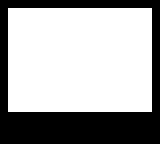

A 2D game scene composited from a Tiled map and its tileset images. What follows is a short description and the map's XML, with every tile layer's data as written:
An orthogonal 20x18 tile map with 8x8 px tiles, 3 tile layers (Background, Collision, Foreground).

<map version="1.0" orientation="orthogonal" width="20" height="18" tilewidth="8" tileheight="8">
 <tileset firstgid="1" name="4-color-tileset" tilewidth="8" tileheight="8">
  <image source="4-color-tileset.png" width="32" height="8" />
 </tileset>
 <layer name="Background" width="20" height="18">
  <data encoding="csv">
1,1,1,1,1,1,1,1,1,1,1,1,1,1,1,1,1,1,1,1,
1,1,1,1,1,1,1,1,1,1,1,1,1,1,1,1,1,1,1,1,
1,1,1,1,1,1,1,1,1,1,1,1,1,1,1,1,1,1,1,1,
1,1,1,1,1,1,1,1,1,1,1,1,1,1,1,1,1,1,1,1,
1,1,1,1,1,1,1,1,1,1,1,1,1,1,1,1,1,1,1,1,
1,1,1,1,1,1,1,1,1,1,1,1,1,1,1,1,1,1,1,1,
1,1,1,1,1,1,1,1,1,1,1,1,1,1,1,1,1,1,1,1,
1,1,1,1,1,1,1,1,1,1,1,1,1,1,1,1,1,1,1,1,
1,1,1,1,1,1,1,1,1,1,1,1,1,1,1,1,1,1,1,1,
1,1,1,1,1,1,1,1,1,1,1,1,1,1,1,1,1,1,1,1,
1,1,1,1,1,1,1,1,1,1,1,1,1,1,1,1,1,1,1,1,
1,1,1,1,1,1,1,1,1,1,1,1,1,1,1,1,1,1,1,1,
1,1,1,1,1,1,1,1,1,1,1,1,1,1,1,1,1,1,1,1,
1,1,1,1,1,1,1,1,1,1,1,1,1,1,1,1,1,1,1,1,
1,1,1,1,1,1,1,1,1,1,1,1,1,1,1,1,1,1,1,1,
1,1,1,1,1,1,1,1,1,1,1,1,1,1,1,1,1,1,1,1,
1,1,1,1,1,1,1,1,1,1,1,1,1,1,1,1,1,1,1,1,
1,1,1,1,1,1,1,1,1,1,1,1,1,1,1,1,1,1,1,1
</data>
 </layer>
 <layer name="Collision" width="20" height="18">
  <data encoding="csv">
2,2,2,2,2,2,2,2,2,2,2,2,2,2,2,2,2,2,2,2,
2,0,0,0,0,0,0,0,0,0,0,0,0,0,0,0,0,0,0,2,
2,0,0,0,0,0,0,0,0,0,0,0,0,0,0,0,0,0,0,2,
2,0,0,0,0,0,0,0,0,0,0,0,0,0,0,0,0,0,0,2,
2,0,0,0,0,0,0,0,0,0,0,0,0,0,0,0,0,0,0,2,
2,0,0,0,0,0,0,0,0,0,0,0,0,0,0,0,0,0,0,2,
2,0,0,0,0,0,0,0,0,0,0,0,0,0,0,0,0,0,0,2,
2,0,0,0,0,0,0,0,0,0,0,0,0,0,0,0,0,0,0,2,
2,0,0,0,0,0,0,0,0,0,0,0,0,0,0,0,0,0,0,2,
2,0,0,0,0,0,0,0,0,0,0,0,0,0,0,0,0,0,0,2,
2,0,0,0,0,0,0,0,0,0,0,0,0,0,0,0,0,0,0,2,
2,0,0,0,0,0,0,0,0,0,0,0,0,0,0,0,0,0,0,2,
2,0,0,0,0,0,0,0,0,0,0,0,0,0,0,0,0,0,0,2,
2,0,0,0,0,0,0,0,0,0,0,0,0,0,0,0,0,0,0,2,
2,2,2,2,2,2,2,2,2,2,2,2,2,2,2,2,2,2,2,2,
2,2,2,2,2,2,2,2,2,2,2,2,2,2,2,2,2,2,2,2,
2,2,2,2,2,2,2,2,2,2,2,2,2,2,2,2,2,2,2,2,
2,2,2,2,2,2,2,2,2,2,2,2,2,2,2,2,2,2,2,2
</data>
 </layer>
 <layer name="Foreground" width="20" height="18">
  <data encoding="csv">
0,0,0,0,0,0,0,0,0,0,0,0,0,0,0,0,0,0,0,0,
0,0,0,0,0,0,0,0,0,0,0,0,0,0,0,0,0,0,0,0,
0,0,0,0,0,0,0,0,0,0,0,0,0,0,0,0,0,0,0,0,
0,0,0,0,0,0,0,0,0,0,0,0,0,0,0,0,0,0,0,0,
0,0,0,0,0,0,0,0,0,0,0,0,0,0,0,0,0,0,0,0,
0,0,0,0,0,0,0,0,0,0,0,0,0,0,0,0,0,0,0,0,
0,0,0,0,0,0,0,0,0,0,0,0,0,0,0,0,0,0,0,0,
0,0,0,0,0,0,0,0,0,0,0,0,0,0,0,0,0,0,0,0,
0,0,0,0,0,0,0,0,0,0,0,0,0,0,0,0,0,0,0,0,
0,0,0,0,0,0,0,0,0,0,0,0,0,0,0,0,0,0,0,0,
0,0,0,0,0,0,0,0,0,0,0,0,0,0,0,0,0,0,0,0,
0,0,0,0,0,0,0,0,0,0,0,0,0,0,0,0,0,0,0,0,
0,0,0,0,0,0,0,0,0,0,0,0,0,0,0,0,0,0,0,0,
0,0,0,0,0,0,0,0,0,0,0,0,0,0,0,0,0,0,0,0,
0,0,0,0,0,0,0,0,0,0,0,0,0,0,0,0,0,0,0,0,
0,0,0,0,0,0,0,0,0,0,0,0,0,0,0,0,0,0,0,0,
0,0,0,0,0,0,0,0,0,0,0,0,0,0,0,0,0,0,0,0,
0,0,0,0,0,0,0,0,0,0,0,0,0,0,0,0,0,0,0,0
</data>
 </layer>
</map>
